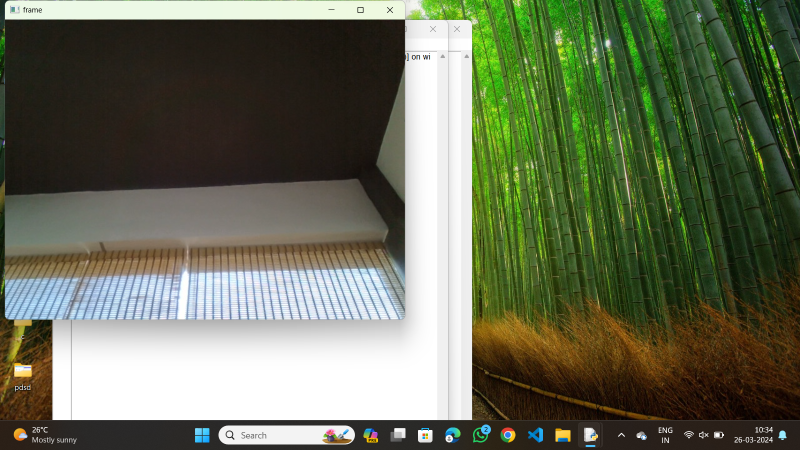
#> input picture OUTPUTS/07.png, 1600 x 900 px, given in place of 07.jpg, which was not available (shown at 1/2 size)
$ python '14.tranformation using homography matrix.py'
#> lines starting #> are read from the running program, lines starting #| are printed output that depends on the picture
import cv2
import numpy as np
im_src=cv2.imread(r"C:\Users\Teja\Desktop\cv\input\07.jpg")
#> im_src is the input picture: shape (900, 1600, 3); mean B, G, R 86.3, 109.6, 102.9
pts_src=np.array([[141,131],[480,159],[493,630],[64,601]])
im_dst=cv2.imread(r"C:\Users\Teja\Desktop\cv\input\07.jpg")
pts_dst=np.array([[318,256],[534,372],[316,670],[73,473]])
h,status=cv2.findHomography(pts_src,pts_dst)
im_out=cv2.warpPerspective(im_src,h,(im_dst.shape[1],im_dst.shape[0]))
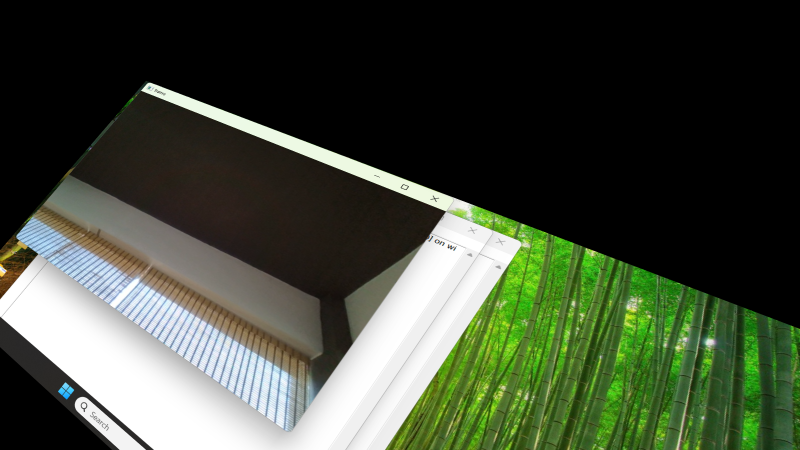
#> im_out: shape (900, 1600, 3) (shown at 1/2 size); mean B, G, R 57.4, 73.9, 65.4
cv2.imshow("source image",im_src)
cv2.imshow("destination image",im_dst)
cv2.imshow("warped soucre image",im_out)
cv2.waitKey(0)

$ run again, with OUTPUTS/01.png copied over OUTPUTS/07.png
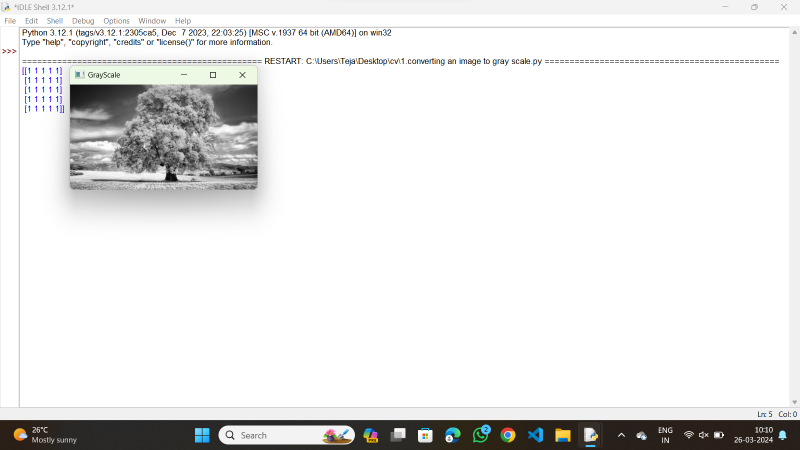
#> input picture OUTPUTS/01.png, 1600 x 900 px, given in place of 07.jpg, which was not available (shown at 1/2 size)
#> im_src is the input picture: shape (900, 1600, 3); mean B, G, R 231.7, 232.1, 232.1
#> `im_out=cv2.warpPerspective(im_src,h,(im_dst.shape[1],im_dst.shape[0]))`:
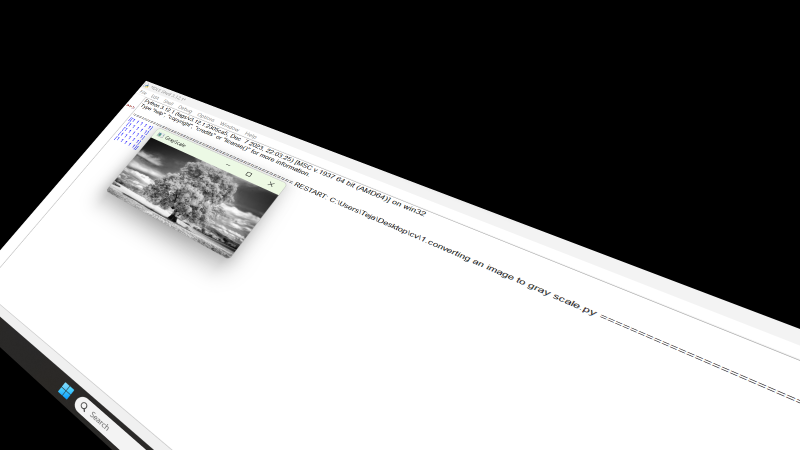
#> im_out: shape (900, 1600, 3) (shown at 1/2 size); mean B, G, R 131.3, 131.3, 131.2

$ run again, with OUTPUTS/03.png copied over OUTPUTS/07.png
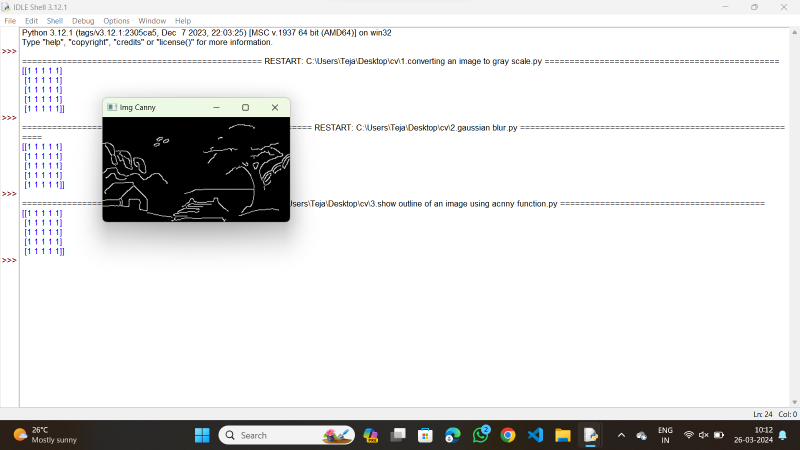
#> input picture OUTPUTS/03.png, 1600 x 900 px, given in place of 07.jpg, which was not available (shown at 1/2 size)
#> im_src is the input picture: shape (900, 1600, 3); mean B, G, R 224, 224.2, 224.2
#> `im_out=cv2.warpPerspective(im_src,h,(im_dst.shape[1],im_dst.shape[0]))`:
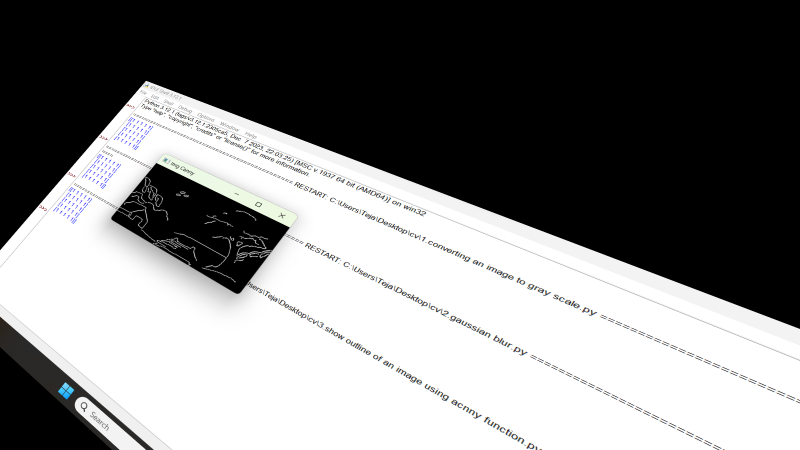
#> im_out: shape (900, 1600, 3) (shown at 1/2 size); mean B, G, R 126.1, 126, 125.9
